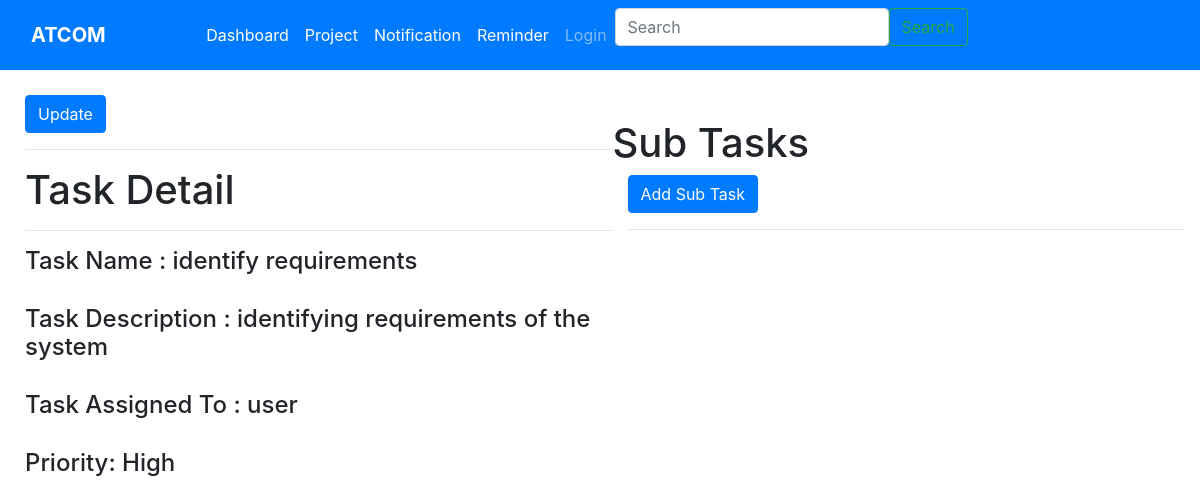
Screenshot of /viewtask/3 with the database file from the repository.
### project/models.py (models this page shows, shortened)
class Task(models.Model):
    project = models.ForeignKey(Project, on_delete =models.CASCADE)
    task_name = models.CharField(max_length=200)
    task_description = models.TextField(null=True, blank=True)
    assigned_to = models.CharField(max_length=200)
    priority = models.ForeignKey(Priority, on_delete = models.SET_NULL, null= True)
    status = models.ForeignKey(Status, on_delete = models.SET_NULL, null=True)

class Priority(models.Model):
    priority = models.CharField(max_length=200)
    def __str__(self):
        return self.priority

### project/views.py (the view)
# urls.py: path('viewtask/<pk>', views.viewtask, name="viewtask"),
def viewtask(request,pk):
    task = Task.objects.get(id=pk)
    q = task.task_name
    sub = SubTask.objects.filter(task__task_name = q)
    context = {
        'task': task,
        'sub': sub
    }
    return render(request, 'project/view_task.html', context)

### project/templates/project/view_task.html (shortened to what this page needs)
{% extends 'project/main.html' %}
{% block content %}
<div class ="home-container">
<div>
    <a class ="btn btn-primary" role="button" href="{% url 'updatetask' task.id %}"> Update </a>  <hr>
    <h1> Task Detail </h1> <hr>
    <h4>
       Task Name : {{task.task_name}}  <br> <br>
       Task Description : {{task.task_description}} <br> <br>
       Task Assigned To : {{task.assigned_to}} <br> <br>
       Priority: {{task.priority}} <br>
    </h4>
</div>
<div>
    <br>
   <h1> Sub Tasks </h1>
   <div class="container">
   <a class ="btn btn-primary" role="button" href="{% url 'createsubtask' task.id %}"> Add Sub Task </a> <hr>
</div>
</div>
</div>
{% endblock content %}

### project/templates/project/view_task.html (style rules this page uses)
.home-container { display: grid; margin-top: 25px; margin-left: 25px; grid-template-columns: 3fr 3fr; }

### rows the page displays
Task: task_name "identify requirements", task_description "identifying requirements of the system", assigned_to "user", priority "High"
